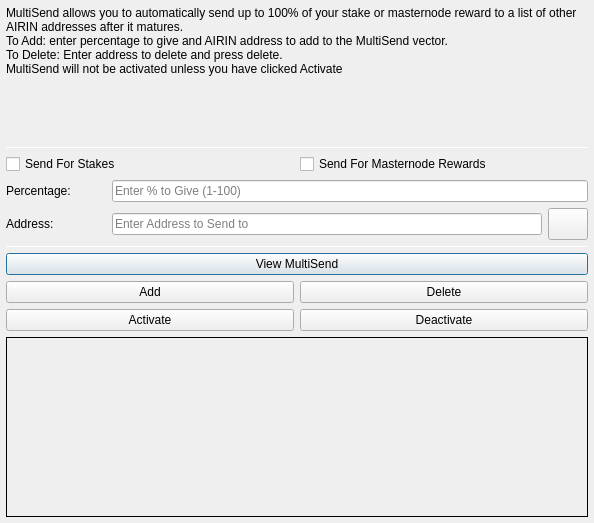
<?xml version="1.0" encoding="UTF-8"?>
<ui version="4.0">
 <class>MultiSendDialog</class>
 <widget class="QDialog" name="MultiSendDialog">
  <property name="windowModality">
   <enum>Qt::NonModal</enum>
  </property>
  <property name="geometry">
   <rect>
    <x>0</x>
    <y>0</y>
    <width>594</width>
    <height>523</height>
   </rect>
  </property>
  <property name="windowTitle">
   <string>MultiSend</string>
  </property>
  <layout class="QVBoxLayout" name="verticalLayout" stretch="0">
   <property name="leftMargin">
    <number>6</number>
   </property>
   <property name="topMargin">
    <number>6</number>
   </property>
   <property name="rightMargin">
    <number>6</number>
   </property>
   <property name="bottomMargin">
    <number>6</number>
   </property>
   <item>
    <layout class="QVBoxLayout" name="verticalLayout_Main" stretch="1,1,1,1,1,1">
     <item>
      <widget class="QLabel" name="label_2">
       <property name="lineWidth">
        <number>1</number>
       </property>
       <property name="text">
        <string>MultiSend allows you to automatically send up to 100% of your stake or masternode reward to a list of other AIRIN addresses after it matures.
To Add: enter percentage to give and AIRIN address to add to the MultiSend vector.
To Delete: Enter address to delete and press delete.
MultiSend will not be activated unless you have clicked Activate</string>
       </property>
       <property name="alignment">
        <set>Qt::AlignLeading|Qt::AlignLeft|Qt::AlignTop</set>
       </property>
       <property name="wordWrap">
        <bool>true</bool>
       </property>
      </widget>
     </item>
     <item>
      <widget class="Line" name="line">
       <property name="minimumSize">
        <size>
         <width>0</width>
         <height>1</height>
        </size>
       </property>
       <property name="maximumSize">
        <size>
         <width>16777215</width>
         <height>1</height>
        </size>
       </property>
       <property name="orientation">
        <enum>Qt::Horizontal</enum>
       </property>
      </widget>
     </item>
     <item>
      <layout class="QVBoxLayout" name="verticalLayout_Settings">
       <item>
        <layout class="QHBoxLayout" name="horizontalLayout">
         <item>
          <widget class="QCheckBox" name="multiSendStakeCheckBox">
           <property name="text">
            <string>Send For Stakes</string>
           </property>
          </widget>
         </item>
         <item>
          <widget class="QCheckBox" name="multiSendMasternodeCheckBox">
           <property name="text">
            <string>Send For Masternode Rewards</string>
           </property>
          </widget>
         </item>
        </layout>
       </item>
       <item>
        <layout class="QHBoxLayout" name="horizontalLayout_6">
         <item>
          <widget class="QLabel" name="label">
           <property name="minimumSize">
            <size>
             <width>100</width>
             <height>0</height>
            </size>
           </property>
           <property name="toolTip">
            <string>Percentage of stake to send</string>
           </property>
           <property name="text">
            <string>Percentage:</string>
           </property>
          </widget>
         </item>
         <item>
          <widget class="QLineEdit" name="multiSendPercentEdit">
           <property name="toolTip">
            <string>Enter whole numbers 1 - 100</string>
           </property>
           <property name="placeholderText">
            <string>Enter % to Give (1-100)</string>
           </property>
          </widget>
         </item>
        </layout>
       </item>
       <item>
        <layout class="QHBoxLayout" name="horizontalLayout_7">
         <item>
          <widget class="QLabel" name="label_5">
           <property name="minimumSize">
            <size>
             <width>100</width>
             <height>0</height>
            </size>
           </property>
           <property name="toolTip">
            <string>Address to send portion of stake to</string>
           </property>
           <property name="text">
            <string>Address:</string>
           </property>
          </widget>
         </item>
         <item>
          <widget class="QLineEdit" name="multiSendAddressEdit">
           <property name="toolTip">
            <string/>
           </property>
           <property name="placeholderText">
            <string>Enter Address to Send to</string>
           </property>
          </widget>
         </item>
         <item>
          <widget class="QPushButton" name="addressBookButton">
           <property name="maximumSize">
            <size>
             <width>16777215</width>
             <height>32</height>
            </size>
           </property>
           <property name="toolTip">
            <string>Choose an address from the address book</string>
           </property>
           <property name="text">
            <string/>
           </property>
           <property name="icon">
            <iconset resource="../airin.qrc">
             <normaloff>:/icons/address-book</normaloff>:/icons/address-book</iconset>
           </property>
           <property name="shortcut">
            <string>Alt+A</string>
           </property>
           <property name="autoDefault">
            <bool>false</bool>
           </property>
          </widget>
         </item>
        </layout>
       </item>
      </layout>
     </item>
     <item>
      <widget class="Line" name="line_2">
       <property name="minimumSize">
        <size>
         <width>0</width>
         <height>1</height>
        </size>
       </property>
       <property name="maximumSize">
        <size>
         <width>16777215</width>
         <height>1</height>
        </size>
       </property>
       <property name="orientation">
        <enum>Qt::Horizontal</enum>
       </property>
      </widget>
     </item>
     <item>
      <layout class="QVBoxLayout" name="verticalLayout_Buttons">
       <item>
        <layout class="QHBoxLayout" name="horizontalLayout_4">
         <item>
          <widget class="QPushButton" name="viewButton">
           <property name="toolTip">
            <string/>
           </property>
           <property name="statusTip">
            <string>View MultiSend Vector</string>
           </property>
           <property name="text">
            <string>View MultiSend</string>
           </property>
          </widget>
         </item>
        </layout>
       </item>
       <item>
        <layout class="QHBoxLayout" name="horizontalLayout_2">
         <item>
          <widget class="QPushButton" name="addButton">
           <property name="toolTip">
            <string/>
           </property>
           <property name="statusTip">
            <string>Add to MultiSend Vector</string>
           </property>
           <property name="text">
            <string>Add</string>
           </property>
          </widget>
         </item>
         <item>
          <widget class="QPushButton" name="deleteButton">
           <property name="toolTip">
            <string/>
           </property>
           <property name="statusTip">
            <string>Delete Address From MultiSend Vector</string>
           </property>
           <property name="text">
            <string>Delete</string>
           </property>
          </widget>
         </item>
        </layout>
       </item>
       <item>
        <layout class="QHBoxLayout" name="horizontalLayout_5">
         <item>
          <widget class="QPushButton" name="activateButton">
           <property name="statusTip">
            <string>Activate MultiSend</string>
           </property>
           <property name="text">
            <string>Activate</string>
           </property>
          </widget>
         </item>
         <item>
          <widget class="QPushButton" name="disableButton">
           <property name="statusTip">
            <string>Deactivate MultiSend</string>
           </property>
           <property name="text">
            <string>Deactivate</string>
           </property>
          </widget>
         </item>
        </layout>
       </item>
      </layout>
     </item>
     <item>
      <widget class="QLabel" name="message">
       <property name="minimumSize">
        <size>
         <width>0</width>
         <height>180</height>
        </size>
       </property>
       <property name="frameShape">
        <enum>QFrame::Panel</enum>
       </property>
       <property name="frameShadow">
        <enum>QFrame::Plain</enum>
       </property>
       <property name="lineWidth">
        <number>1</number>
       </property>
       <property name="midLineWidth">
        <number>1</number>
       </property>
       <property name="text">
        <string/>
       </property>
       <property name="alignment">
        <set>Qt::AlignLeading|Qt::AlignLeft|Qt::AlignTop</set>
       </property>
       <property name="wordWrap">
        <bool>true</bool>
       </property>
      </widget>
     </item>
    </layout>
   </item>
  </layout>
 </widget>
 <resources>
  <include location="../airin.qrc"/>
 </resources>
 <connections/>
</ui>
